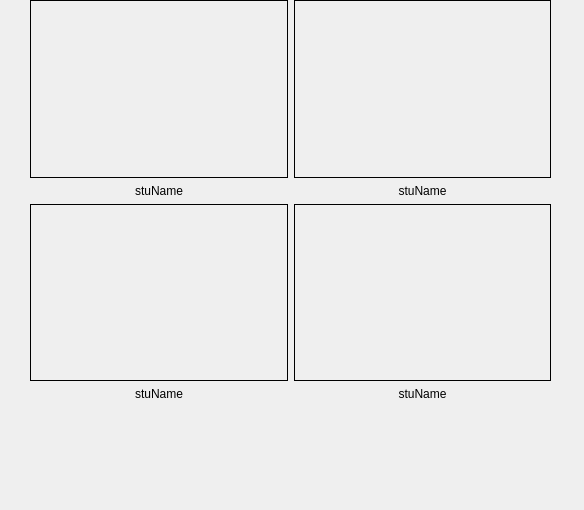
<?xml version="1.0" encoding="UTF-8"?>
<ui version="4.0">
 <class>MonitorScreen</class>
 <widget class="QWidget" name="MonitorScreen">
  <property name="geometry">
   <rect>
    <x>0</x>
    <y>0</y>
    <width>584</width>
    <height>510</height>
   </rect>
  </property>
  <property name="windowTitle">
   <string>屏幕批量监控</string>
  </property>
  <property name="styleSheet">
   <string notr="true"/>
  </property>
  <widget class="QWidget" name="gridLayoutWidget">
   <property name="geometry">
    <rect>
     <x>30</x>
     <y>0</y>
     <width>521</width>
     <height>401</height>
    </rect>
   </property>
   <layout class="QGridLayout" name="gridLayout">
    <item row="0" column="0">
     <layout class="QVBoxLayout" name="verticalLayout">
      <item>
       <widget class="QLabel" name="label_1">
        <property name="sizePolicy">
         <sizepolicy hsizetype="Expanding" vsizetype="Expanding">
          <horstretch>0</horstretch>
          <verstretch>0</verstretch>
         </sizepolicy>
        </property>
        <property name="frameShape">
         <enum>QFrame::Box</enum>
        </property>
        <property name="text">
         <string/>
        </property>
        <property name="alignment">
         <set>Qt::AlignLeading|Qt::AlignLeft|Qt::AlignVCenter</set>
        </property>
        <property name="wordWrap">
         <bool>false</bool>
        </property>
        <property name="margin">
         <number>0</number>
        </property>
       </widget>
      </item>
      <item>
       <widget class="QLabel" name="label_1stuName">
        <property name="sizePolicy">
         <sizepolicy hsizetype="Expanding" vsizetype="Fixed">
          <horstretch>0</horstretch>
          <verstretch>0</verstretch>
         </sizepolicy>
        </property>
        <property name="text">
         <string>stuName</string>
        </property>
        <property name="alignment">
         <set>Qt::AlignCenter</set>
        </property>
       </widget>
      </item>
     </layout>
    </item>
    <item row="0" column="1">
     <layout class="QVBoxLayout" name="verticalLayout_2">
      <item>
       <widget class="QLabel" name="label_2">
        <property name="sizePolicy">
         <sizepolicy hsizetype="Expanding" vsizetype="Expanding">
          <horstretch>0</horstretch>
          <verstretch>0</verstretch>
         </sizepolicy>
        </property>
        <property name="frameShape">
         <enum>QFrame::Box</enum>
        </property>
        <property name="text">
         <string/>
        </property>
       </widget>
      </item>
      <item>
       <widget class="QLabel" name="label_2stuName">
        <property name="sizePolicy">
         <sizepolicy hsizetype="Expanding" vsizetype="Fixed">
          <horstretch>0</horstretch>
          <verstretch>0</verstretch>
         </sizepolicy>
        </property>
        <property name="text">
         <string>stuName</string>
        </property>
        <property name="alignment">
         <set>Qt::AlignCenter</set>
        </property>
       </widget>
      </item>
     </layout>
    </item>
    <item row="1" column="0">
     <layout class="QVBoxLayout" name="verticalLayout_3">
      <item>
       <widget class="QLabel" name="label_3">
        <property name="sizePolicy">
         <sizepolicy hsizetype="Expanding" vsizetype="Expanding">
          <horstretch>0</horstretch>
          <verstretch>0</verstretch>
         </sizepolicy>
        </property>
        <property name="frameShape">
         <enum>QFrame::Box</enum>
        </property>
        <property name="text">
         <string/>
        </property>
       </widget>
      </item>
      <item>
       <widget class="QLabel" name="label_3stuName">
        <property name="sizePolicy">
         <sizepolicy hsizetype="Expanding" vsizetype="Fixed">
          <horstretch>0</horstretch>
          <verstretch>0</verstretch>
         </sizepolicy>
        </property>
        <property name="text">
         <string>stuName</string>
        </property>
        <property name="alignment">
         <set>Qt::AlignCenter</set>
        </property>
       </widget>
      </item>
     </layout>
    </item>
    <item row="1" column="1">
     <layout class="QVBoxLayout" name="verticalLayout_4">
      <item>
       <widget class="QLabel" name="label_4">
        <property name="sizePolicy">
         <sizepolicy hsizetype="Expanding" vsizetype="Expanding">
          <horstretch>0</horstretch>
          <verstretch>0</verstretch>
         </sizepolicy>
        </property>
        <property name="frameShape">
         <enum>QFrame::Box</enum>
        </property>
        <property name="text">
         <string/>
        </property>
       </widget>
      </item>
      <item>
       <widget class="QLabel" name="label_4stuName">
        <property name="sizePolicy">
         <sizepolicy hsizetype="Expanding" vsizetype="Fixed">
          <horstretch>0</horstretch>
          <verstretch>0</verstretch>
         </sizepolicy>
        </property>
        <property name="text">
         <string>stuName</string>
        </property>
        <property name="alignment">
         <set>Qt::AlignCenter</set>
        </property>
       </widget>
      </item>
     </layout>
    </item>
   </layout>
  </widget>
 </widget>
 <resources/>
 <connections/>
</ui>
